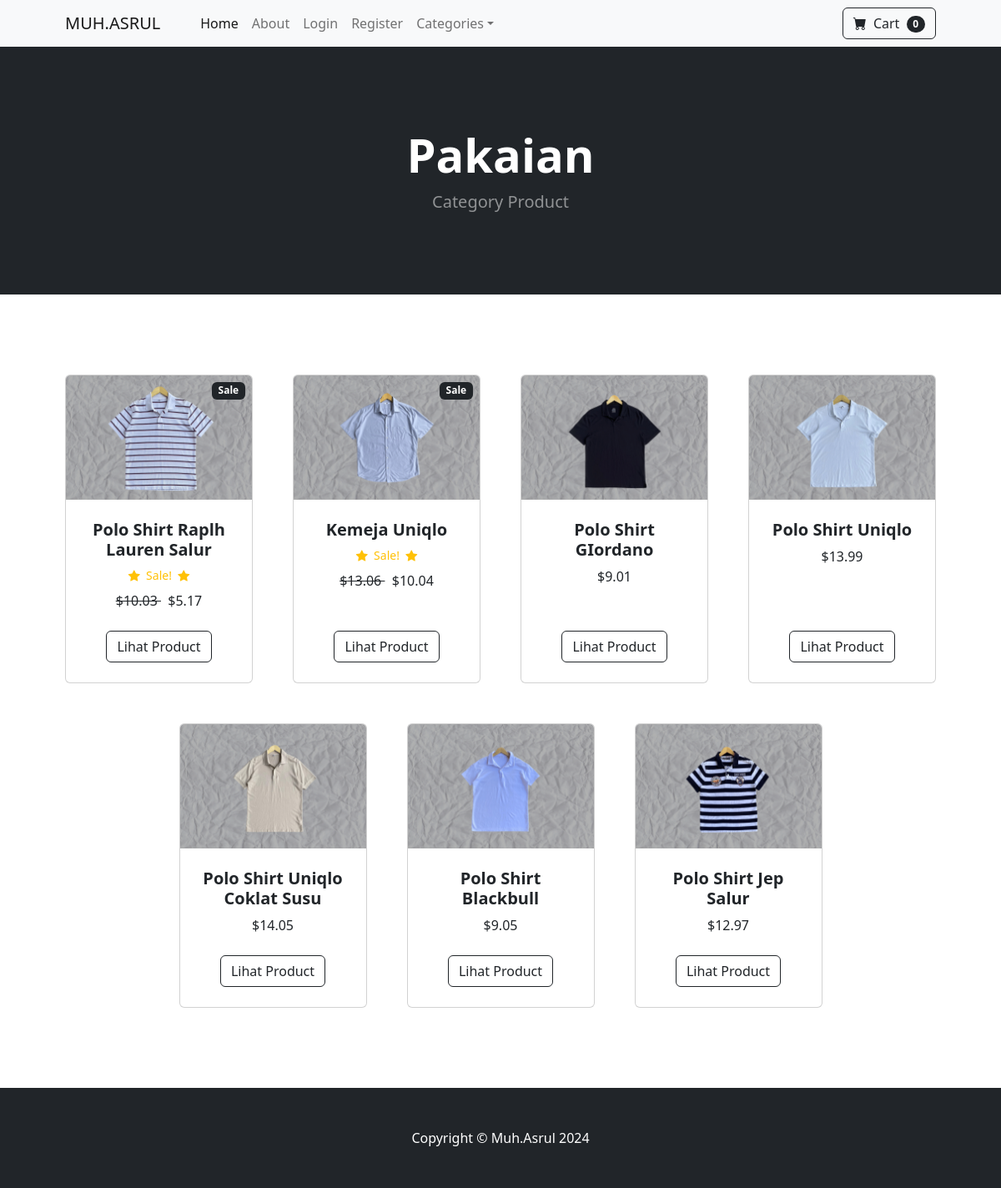
The app's page /category/Pakaian, older data.
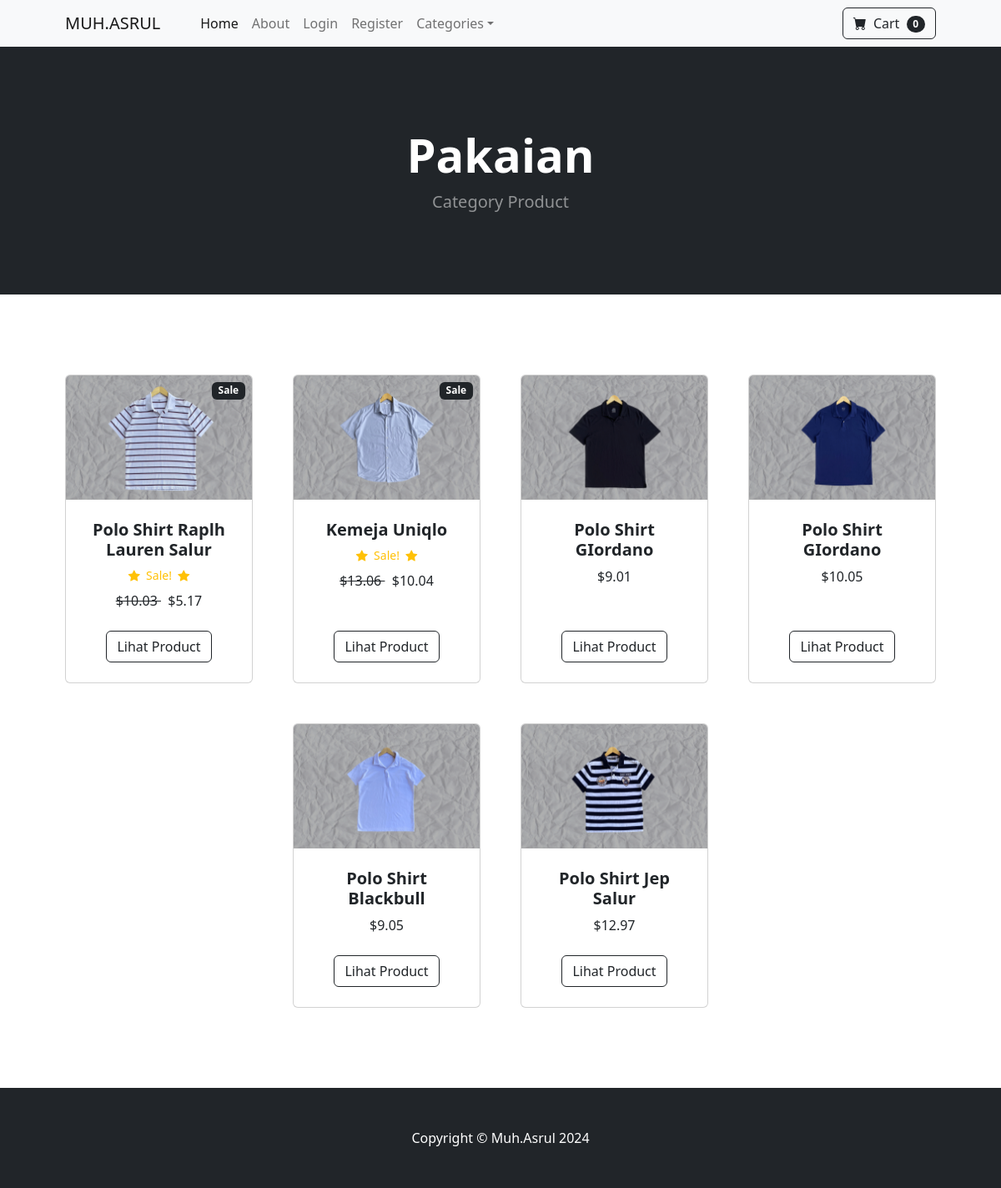
The same page, newer data.
### store/models.py (models this page shows, shortened)
class Product(models.Model):
	name = models.CharField(max_length=100)
	price = models.DecimalField(default=0, decimal_places=2, max_digits=6)
	category = models.ForeignKey(Category, on_delete=models.CASCADE, default=1)
	description = models.CharField(max_length=250, default='', blank=True, null=True)
	image = models.ImageField(upload_to='uploads/product/')
	is_sale = models.BooleanField(default=False)
	sale_price = models.DecimalField(default=0, decimal_places=2, max_digits=6)

### store/views.py (the view)
# urls.py: path('category/<str:foo>', views.category, name='category'),
def category(request, foo):
	foo = foo.replace('-', ' ')
	try:
		category = Category.objects.get(name=foo)
		products = Product.objects.filter(category=category)
		return render(request, 'category.html', {'products':products, 'category':category})
	except:
		messages.success(request, ("That Category Doesn't Exist..."))
		return redirect('home')

### store/models.py (called while the page is built)
	def __str__(self):
		return self.name

### templates/category.html
{% extends 'base.html' %}
{% block content %}
        <header class="bg-dark py-5">
            <div class="container px-4 px-lg-5 my-5">
                <div class="text-center text-white">
                    <h1 class="display-4 fw-bolder">{{ category }}</h1>
                    <p class="lead fw-normal text-white-50 mb-0">Category Product</p>
                </div>
            </div>
        </header>
        <section class="py-5">
            <div class="container px-4 px-lg-5 mt-5">
                <div class="row gx-4 gx-lg-5 row-cols-2 row-cols-md-3 row-cols-xl-4 justify-content-center">
                {% for product in products %}
                    {% if product.is_sale %}
                    <div class="col mb-5">
                        <div class="card h-100">
                            <div class="badge bg-dark text-white position-absolute" style="top: 0.5rem; right: 0.5rem">Sale</div>
                            <img class="card-img-top" src="{{ product.image.url }}" alt="..." />
                            <div class="card-body p-4">
                                <div class="text-center">
                                    <h5 class="fw-bolder">{{ product.name }}</h5>
                <div class="d-flex justify-content-center small text-warning mb-2">
                <div class="bi-star-fill"></div>
                &nbsp;&nbsp;Sale!&nbsp;&nbsp;
                <div class="bi-star-fill"></div>
                </div>
                                    <strike>
                                    ${{ product.price }}
                                    </strike>
                                    &nbsp;
                                    ${{ product.sale_price }}
                                </div>
                            </div>
                            <div class="card-footer p-4 pt-0 border-top-0 bg-transparent">
    <div class="text-center"><a class="btn btn-outline-dark mt-auto" href="{% url 'product' product.id  %}">Lihat Product</a></div>
                            </div>
                        </div>
                    </div>
                    {% else %}
                <div class="col mb-5">
                        <div class="card h-100">
                            <img class="card-img-top" src="{{ product.image.url }}" alt="..." />
                            <div class="card-body p-4">
                                <div class="text-center">
                                    <h5 class="fw-bolder">{{ product.name }}</h5>
                                    ${{ product.price }}
                                </div>
                            </div>
                            <div class="card-footer p-4 pt-0 border-top-0 bg-transparent">
    <div class="text-center"><a class="btn btn-outline-dark mt-auto" href="{% url 'product' product.id %}">Lihat Product</a></div>
                            </div>
                        </div>
                    </div>
                        {% endif %}
                    {% endfor %}
            </div>
        </section>
{% endblock %}

Row changes from the older to the newer data that the page shows:
no longer on this page (row edited): Product: image (picture), name "Polo Shirt Uniqlo", price "13.99"
no longer on this page (row edited): Product: image (picture), name "Polo Shirt Uniqlo Coklat Susu", price "14.05"
now on this page (row edited): Product: image (picture), name "Polo Shirt GIordano", price "10.05"
